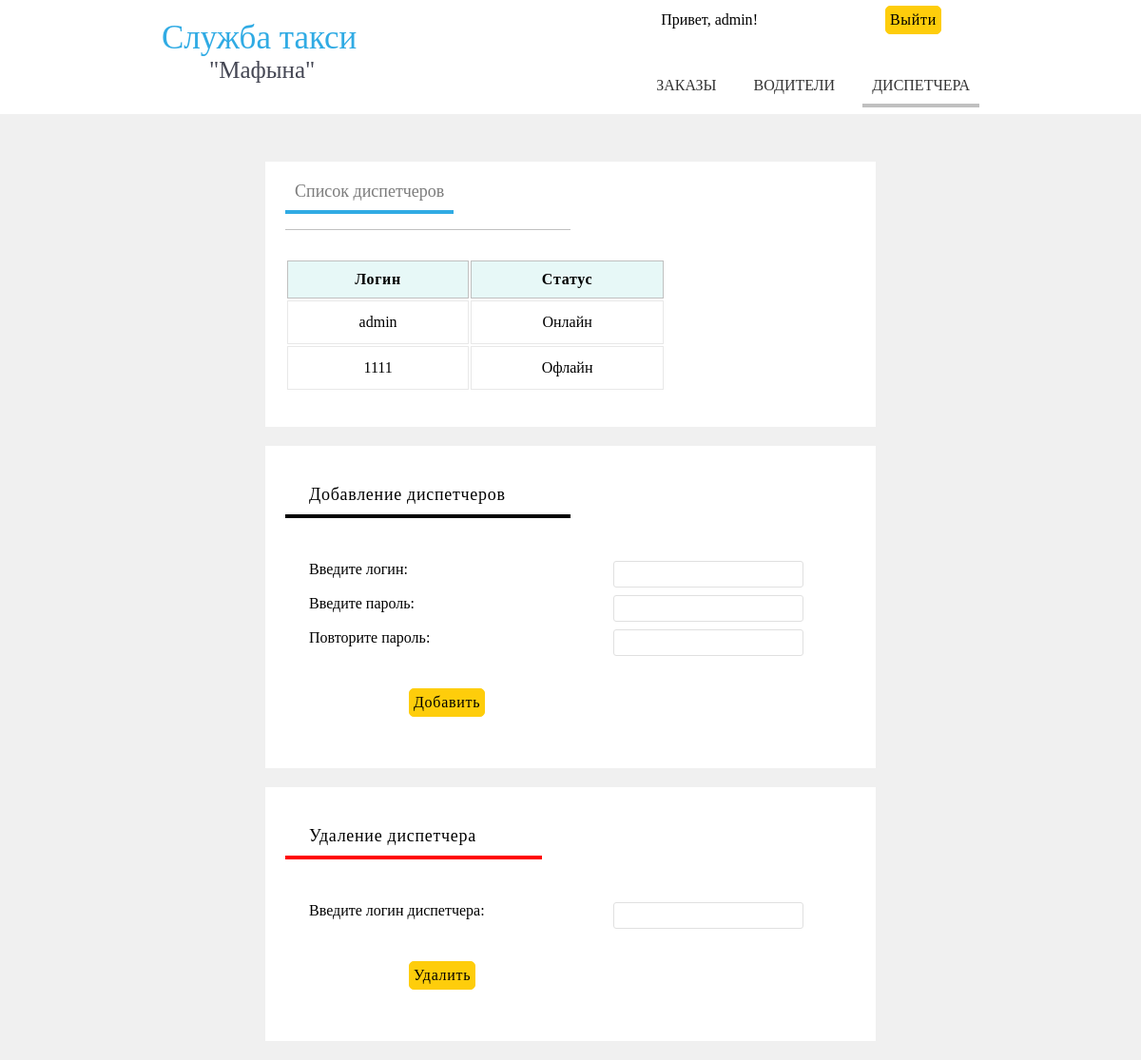
/disp.php (signed in), run on the app's committed database.
### tables this page shows
CREATE TABLE `dispetcher` (
  `login` varchar(253) NOT NULL,
  `pass` varchar(253) NOT NULL
);

### disp.php (the view, shortened to what this page needs)
<?
require_once 'include2.php';
if (isset($_SESSION["$nums"]))
{
?>
<!DOCTYPE html>
<html lang="en">
<head>
</head>
<body>
    <? $f=6; $s=1?>
    <div class="wrapper_all">
        <div class="head">
                  <div class="wrapper_head">
                    <div class="name_head">
             Служба такси</br>
                        <span style="margin-left:50px;" class="name_head_1" >"Мафына" </span>
                    </div>
                    <div class="link_head">
                         <form name="order1" action="" method="post">
                         <label  class="sd">  Привет, <? echo $_SESSION["$nums"]?>! </label>
                         <input type="submit" name="button2" value="Выйти" class="button1" />
                         </form>
                        <ul class="link_head_1">
                            <li class="a<?if ($f==4) echo $f?>"> <a href="zakazi.php"> ЗАКАЗЫ </a> </li>
                            <li class="a<?if ($f==5) echo $f?>"> <a href="drivers.php"> ВОДИТЕЛИ</a> </li>
                            <li class="a<?if ($f==6) echo $f?>"> <a href="disp.php"> ДИСПЕТЧЕРА</a> </li>
                        </ul>
                    </div>
              </div>
        </div>
        <div class="wrapper_body">
            <div class="links">
                <span class="aa<?if ($s==1) echo $s?>"> <a href="zakazi.php"> Список диспетчеров </a></span>
            </div>
            <div class="table">
                <table >
                    <tr class="tr1">
                        <th> Логин </th>
                        <th> Статус </th>
                    </tr>
                <?
                 $query = mysqli_query($connection, "SELECT *  FROM `dispetcher`");
                    while($arr = mysqli_fetch_assoc($query))
                    {
                        ?>
                        <tr> <td> <? echo $arr['login'] ?> </td>  <td> <? if($_SESSION["$nums"]==$arr['login']) echo "Онлайн"; else echo "Офлайн"; ?> </td>  </tr>
                        <?
                    }
                ?>
                </table>
            </div>
           </div>
           <div class="wrapper_body">
    <form name="order1" action="" method="post">
          <label class="dannie_label"> Добавление диспетчеров </label>
                 <div class="dannie_div">
                    <label> Введите логин: </label>
                    <input type="text" name="login" /> </br></br>
                               <label> Введите пароль: </label>
                    <input type="password" name="pass" /> </br></br>
                                    <label> Повторите пароль: </label>
                    <input type="password" name="pass2" /> </br></br>
                </div>
          <input type="submit" name="button3" value="Добавить" class="button1" /> </br></br>
          </form>
        </div>
         <div class="wrapper_body">
    <form name="order1" action="" method="post">
          <label class="dannie_labe2"> Удаление диспетчера </label>
                 <div class="dannie_div">
                    <label> Введите логин диспетчера: </label>
                    <input type="text" name="kod" /> </br></br>
                </div>
          <input type="submit" name="button4" value="Удалить" class="button1" /> </br></br>
          </form>
        </div>
</div>
     <?
}
else
exit("ОШИБКА");
      ?>

### disp.php (style rules this page uses)
* { padding: 0; margin: 0; font-family: Ubuntu; }
body { background-color:#F0F0F0; }
.head { height: 120px; margin: 0 auto; background-color: #FFF; position: relative; margin-bottom: 50px; }
.name_head { float: left; font-family: Ubuntu; font-size: 35px; color:#30ABE4; margin-top:20px; margin-left: 20px; }
.name_head_1 { color:#454754; font-size: 25px; }
.wrapper_head { width: 900px; height: 150px; margin: 0 auto; }
.link_head { float: right; margin-top: 0%; margin-right: 20px; }
.a { display: inline-block; margin-left: 15px; padding: 10px; }
.a1,.a2,.a3,.a4,.a5,.a6 { display: inline-block; border-bottom: 4px solid silver; margin-left: 15px; padding: 10px; }
.link_head ul li a { font-family:Ubuntu; font-size: 16px; text-decoration: none; color:#333333; }
.wrapper_all { background-color: #F0F0F0; }
.dannie_div { padding:20px 25px; padding-right:100px; width: 550px; x }
.dannie_div input { float: right; width: 200px; padding: 5px; border-radius:3px; border:1px solid #E0E0E0; font-family: Ubuntu; margin-right: 30px; }
.dannie_label { font-size: 18px; letter-spacing: 0.7px; display: block; padding:10px 25px; width: 250px; margin-bottom: 25px; border-bottom: 4px solid black; }
.button1 { padding: 5px 4px; display: inline-block; letter-spacing: 0.7px; background-color:#FECD0B; border:1px solid #FECD0B; border-radius: 5px; font-family:Ubuntu; font-size: 16px; margin-top:6px; margin-bottom: 35px; margin-left: 130px; }
.sd { margin-left: 30px; }
.wrapper_body { width: 600px; border:1px solid #FFF; margin: 0px auto; background-color: #FFF; padding: 0 20px; margin-bottom: 20px; }
table { font-family:Ubuntu; font-size: 16px; width: 400px; }
table tr th { border: 1px solid silver; padding: 10px 13.5px; background-color:#E7F8F7; letter-spacing: 0.7px; }
table tr td { padding: 13px; border: 1px solid #E8E8E8; text-align: center; background-color: #FFF; }
.wrapper_body .table { background-color:#FFF; margin-top: 30px; }
.links { margin-top: 20px; width: 300px; height: 50px; border-bottom:1px solid silver; }
.links span { padding-left: 15px; padding: 10px; padding-bottom: 10px; font-size: 18px; margin-right: 40px; }
a { text-decoration: none; color:#7C7C7C; }
.aa1 { border-bottom: 4px solid #30ABE4; }
.wrapper_body form { margin-top: 30px; }
.dannie_labe2 { font-size: 18px; letter-spacing: 0.7px; display: block; padding:10px 25px; width: 220px; margin-bottom: 25px; border-bottom: 4px solid red; }

### data on the page
dispetcher: login "admin", shows "Онлайн"
dispetcher: login "1111", shows "Офлайн"

### other printed values
$_SESSION["$nums"] "admin"
